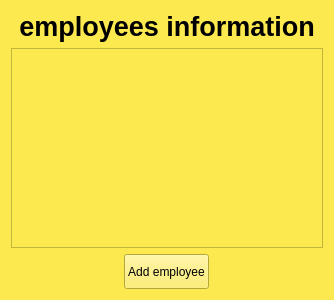
<?xml version="1.0" encoding="UTF-8"?>
<ui version="4.0">
 <class>MessageBox</class>
 <widget class="QWidget" name="MessageBox">
  <property name="geometry">
   <rect>
    <x>0</x>
    <y>0</y>
    <width>334</width>
    <height>300</height>
   </rect>
  </property>
  <property name="maximumSize">
   <size>
    <width>16777215</width>
    <height>300</height>
   </size>
  </property>
  <property name="windowTitle">
   <string>MessageBox</string>
  </property>
  <property name="windowIcon">
   <iconset>
    <normaloff>images/icon.png</normaloff>images/icon.png</iconset>
  </property>
  <property name="styleSheet">
   <string notr="true">background-color: rgb(252, 233, 79);</string>
  </property>
  <layout class="QVBoxLayout" name="verticalLayout">
   <item>
    <layout class="QGridLayout" name="gridLayout_2">
     <property name="sizeConstraint">
      <enum>QLayout::SetMinimumSize</enum>
     </property>
     <property name="rightMargin">
      <number>0</number>
     </property>
     <item row="0" column="0">
      <widget class="QLabel" name="label">
       <property name="font">
        <font>
         <pointsize>20</pointsize>
         <weight>75</weight>
         <bold>true</bold>
        </font>
       </property>
       <property name="styleSheet">
        <string notr="true"/>
       </property>
       <property name="text">
        <string>employees information</string>
       </property>
       <property name="alignment">
        <set>Qt::AlignCenter</set>
       </property>
      </widget>
     </item>
    </layout>
   </item>
   <item>
    <widget class="QScrollArea" name="scrollArea">
     <property name="enabled">
      <bool>true</bool>
     </property>
     <property name="sizePolicy">
      <sizepolicy hsizetype="Preferred" vsizetype="Preferred">
       <horstretch>0</horstretch>
       <verstretch>3</verstretch>
      </sizepolicy>
     </property>
     <property name="maximumSize">
      <size>
       <width>16777215</width>
       <height>200</height>
      </size>
     </property>
     <property name="sizeIncrement">
      <size>
       <width>1</width>
       <height>1</height>
      </size>
     </property>
     <property name="autoFillBackground">
      <bool>true</bool>
     </property>
     <property name="verticalScrollBarPolicy">
      <enum>Qt::ScrollBarAsNeeded</enum>
     </property>
     <property name="horizontalScrollBarPolicy">
      <enum>Qt::ScrollBarAsNeeded</enum>
     </property>
     <property name="widgetResizable">
      <bool>true</bool>
     </property>
     <widget class="QWidget" name="scrollAreaWidgetContents_3">
      <property name="geometry">
       <rect>
        <x>0</x>
        <y>0</y>
        <width>314</width>
        <height>197</height>
       </rect>
      </property>
      <layout class="QGridLayout" name="gridLayout">
       <item row="1" column="0">
        <layout class="QGridLayout" name="gl_info">
         <property name="sizeConstraint">
          <enum>QLayout::SetFixedSize</enum>
         </property>
        </layout>
       </item>
      </layout>
     </widget>
    </widget>
   </item>
   <item>
    <layout class="QHBoxLayout" name="hl_send">
     <item>
      <widget class="QPushButton" name="btn_Add">
       <property name="sizePolicy">
        <sizepolicy hsizetype="Maximum" vsizetype="Maximum">
         <horstretch>10</horstretch>
         <verstretch>10</verstretch>
        </sizepolicy>
       </property>
       <property name="minimumSize">
        <size>
         <width>35</width>
         <height>35</height>
        </size>
       </property>
       <property name="styleSheet">
        <string notr="true"/>
       </property>
       <property name="text">
        <string>Add employee</string>
       </property>
       <property name="shortcut">
        <string>Return</string>
       </property>
      </widget>
     </item>
    </layout>
   </item>
  </layout>
 </widget>
 <resources/>
 <connections/>
</ui>
